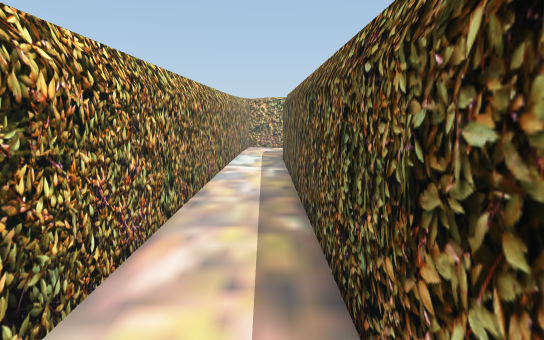
[1] (above)

16 first-person views from a walk through a 3-D level made in the Unity game engine. The camera is 1.5 m above the floor, tilts 8° down and sees 70° across. The floor is counted in squares, 0.6 m on a side. Each view is taken from the middle of a square. On the plan, view 1 faces up. The plan holds only what a view shows up to about 20 squares ahead; the rest is blank. The place goes on beyond the plan. The player is left out. Some animated figures are left out.

[2]
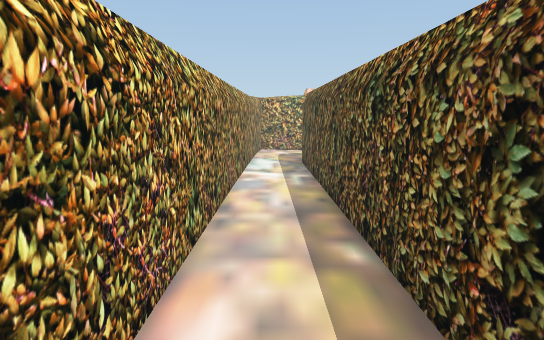

[3]
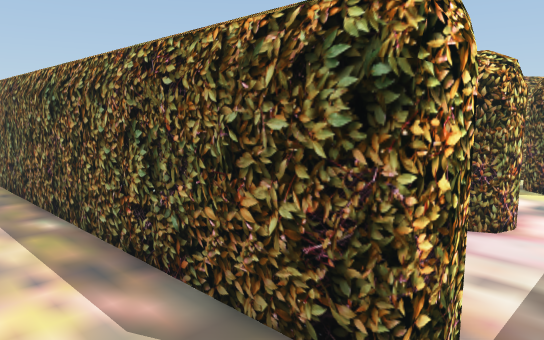

[4]
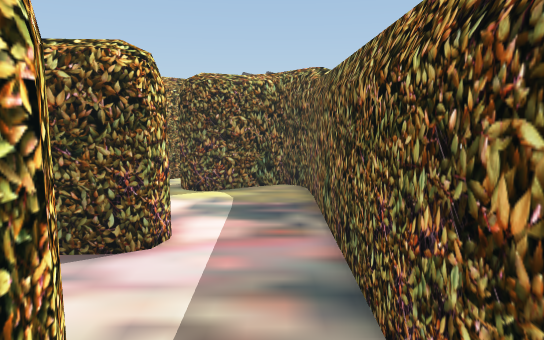

[5]
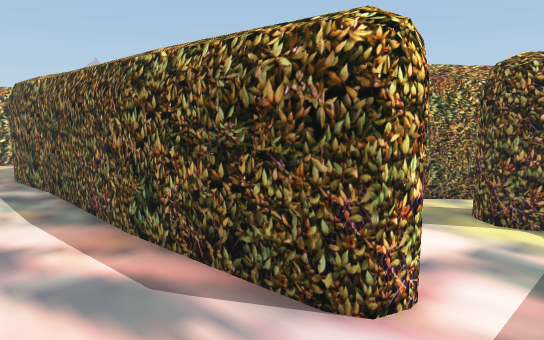

[6]
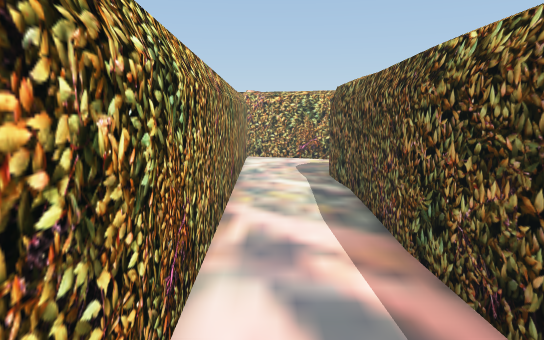

[7]
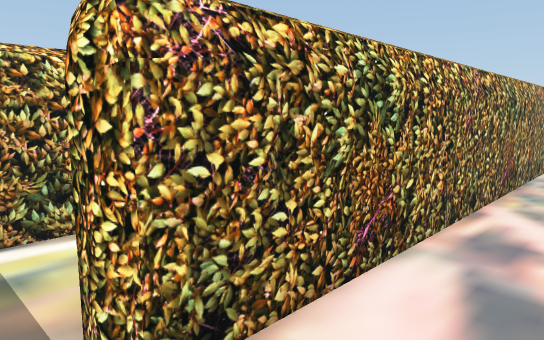

[8]
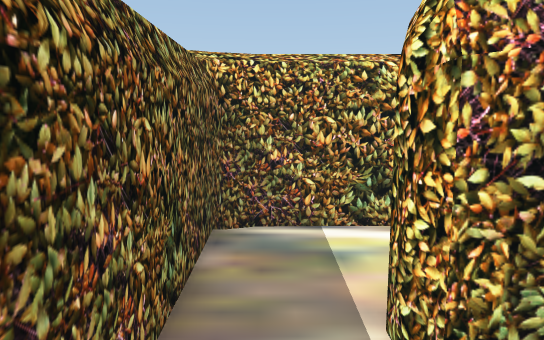

[9]
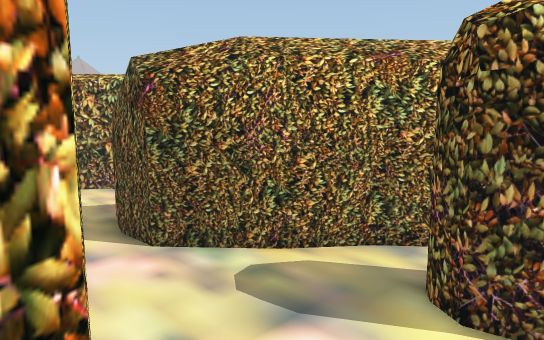

[10]
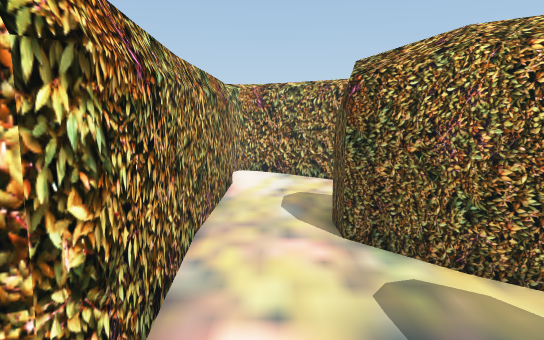

[11]
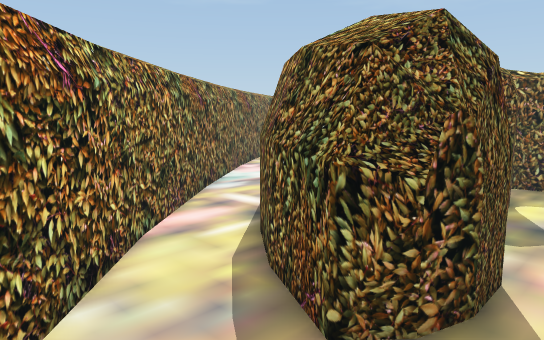

[12]
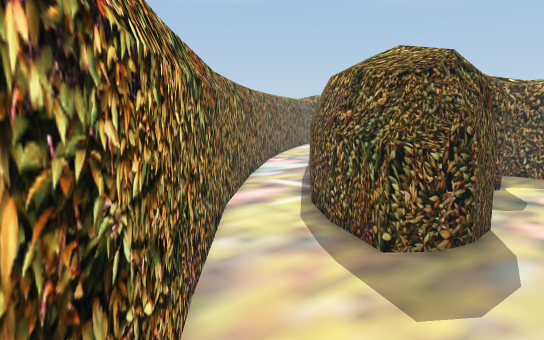

[13]
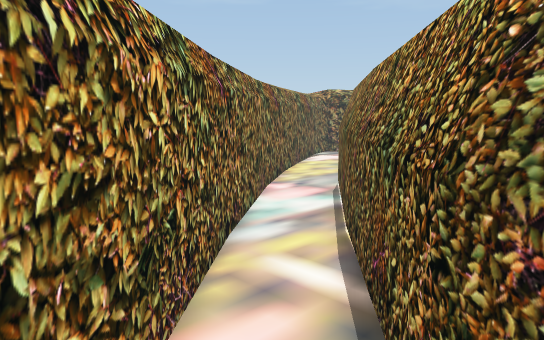

[14]
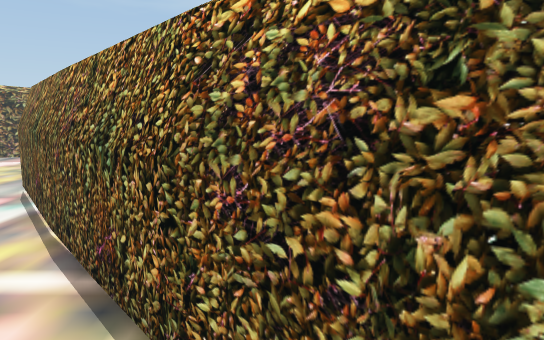

[15]
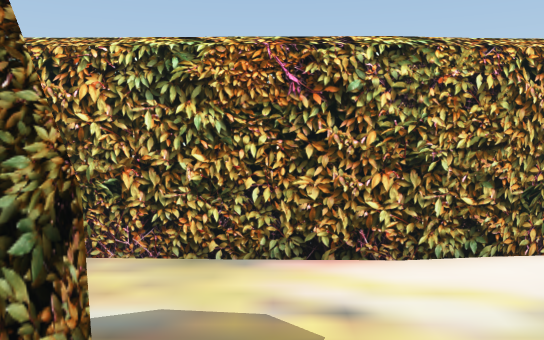

[16]
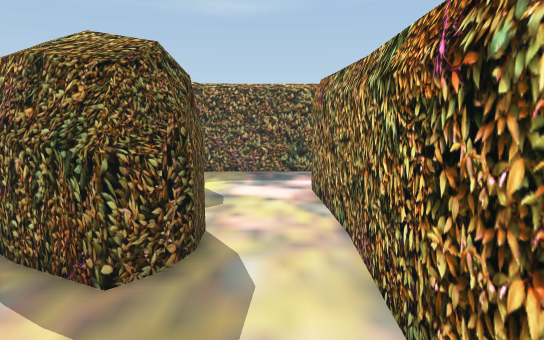

### Floor plan
Points are (right, up) in squares from view 1. A wall is a line through its corners. A room is listed if a view was taken in it or the views show most of it. See-through windows are left out.
Room 1 (views 1, 2, 3, 4, 5, 6, 7, 8, 9, 10)
walls: (8.5, 4.1) (8.7, 2) (8.4, 1.3); (6.6, 10.3) (6.7, 13.3); (7.7, 1.1) (7.1, 1.3) (6.8, 1.9) (6.3, 10.3); (6.7, 13.1) (6.3, 16.5); (-2.6, 1.8) (-2.7, -1.3); (13.4, 5.1) (12.3, 6.4); (-2.6, -1.3) (-2.2, -2.3) (13.1, -2.2) (13.7, -2) (14, -1.5) (13.5, -0.3); (14.6, 3.7) (13.1, 4.9) (11.5, 6.7); (14.7, 3.9) (13.1, 5.2); (13.6, -0.4) (12.8, 0.9) (12.7, 1.5) (13.1, 2); (2.6, 17.6) (2.9, 1) (2.7, 0.6) (2.3, 0.3) (1.7, 0.3) (1.3, 0.5) (1.1, 1) (0.7, 17.6); (15.6, 2.6) (14.4, 3.9); (15.7, 2.7) (14.6, 4); (-2.4, 17.5) (-2.6, 3.4)
ways out: opening at (10.3, 5) to room 2
Room 2 (views 11, 12, 13, 14, 15, 16)
walls: (12.4, 9.7) (14.5, 8.6); (11.4, 8) (11.7, 9) (12.3, 9.6) (14.4, 8.4); (11.5, 7.8) (11.6, 8.4) (11.9, 9); (14.4, 8.7) (16.1, 7.3); (14.4, 8.5) (16, 7.1); (11.5, 6.7) (11.4, 8.3); (12.3, 6.4) (11.6, 7.1); (16, 7.4) (17.7, 5.3); (8.5, 13.4) (8.4, 4); (17.7, 9.4) (10.5, 15.7); (10.6, 15.6) (9.3, 16.5); (9.4, 16.4) (8.7, 16.7); (8.2, 16.2) (8.5, 13.2); (19.6, 7) (17.5, 9.4)
ways out: opening at (10.3, 5) to room 1; opening at (18, 6) to room 3
Room 3 (no view inside)
walls: (21.2, 0.6) (22.2, -0.7); (23.7, 2.2) (19.6, 7); (17.7, 5.3) (23.6, -1.7); (17.5, 5.2) (23.4, -1.8)
ways out: opening at (18, 6) to room 2

Positions as (right, up) in squares from view 1, and headings:
1: (0, 0), facing up
2: (-1, 2), facing up
3: (-2, -1), facing up-right
4: (0, -1), facing right
5: (3, -1), facing up-right
6: (4, 0), facing up
7: (6, -1), facing up-left
8: (6, -1), facing left
9: (8, 0), facing up-right
10: (10, -1), facing up
11: (10, 13), facing down-right
12: (9, 16), facing down-right
13: (15, 10), facing down-right
14: (15, 11), facing down
15: (15, 11), facing left
16: (10, 15), facing down
